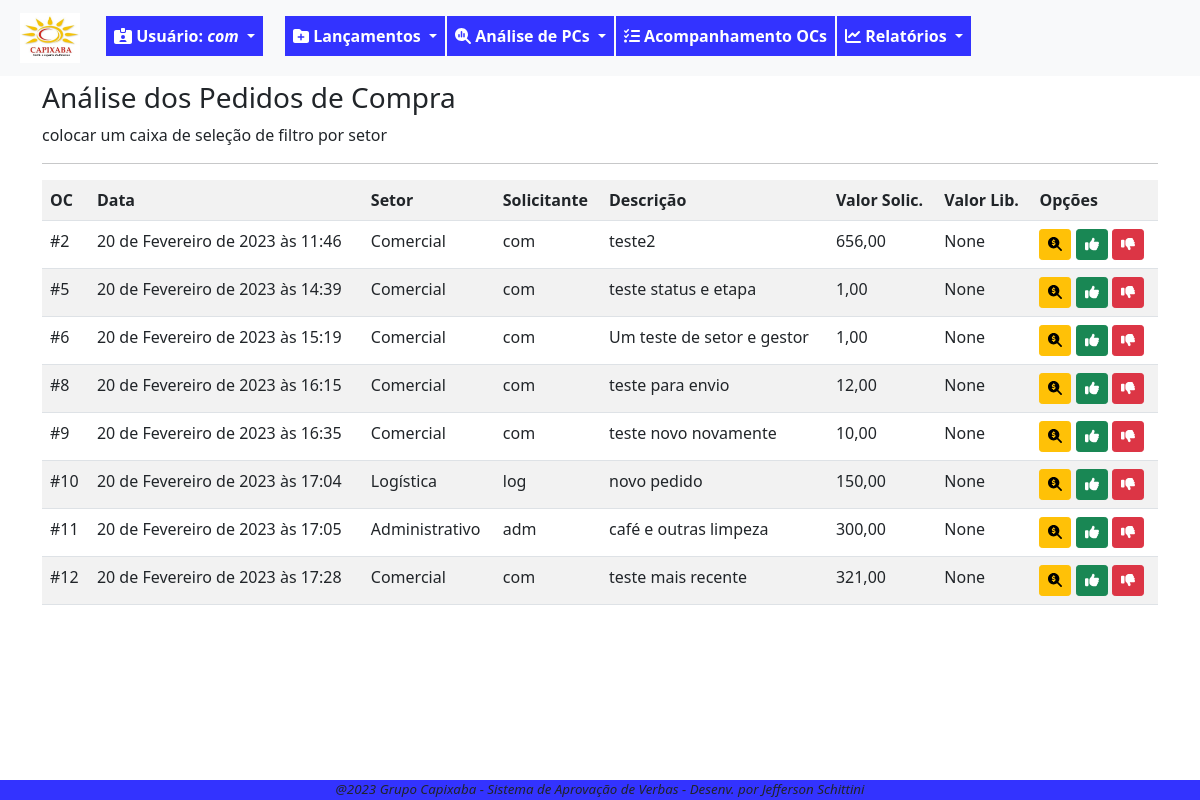
The page /pc/analise/aprova/listar/ (signed in) on the database as committed earlier.
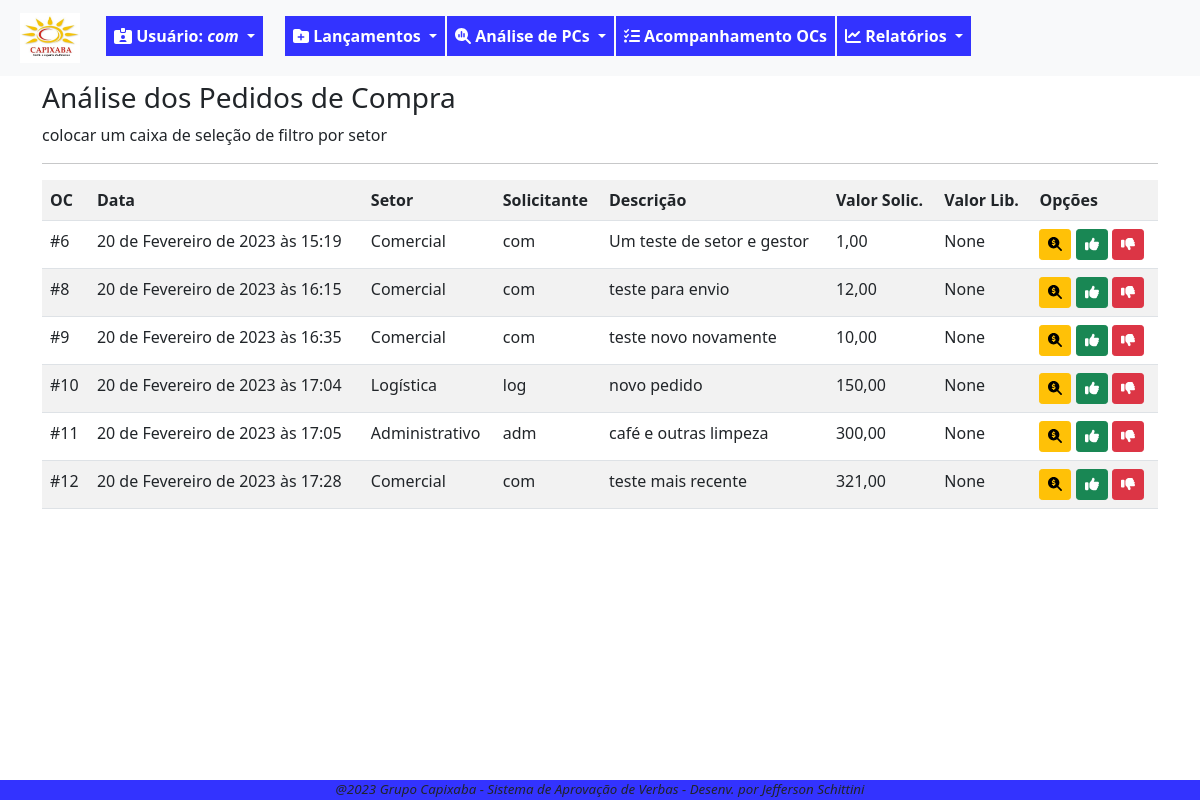
The same page on the database as committed later.
### fluxo/models.py (models this page shows, shortened)
class PedidoCompra(models.Model):
    SOL = '1'
    APR = '2'
    FIS = '3'
    FIN = '4'
    FIM = '9'
    ETAPAS_CHOICES = [
        (SOL,'Solicitação'),
        (APR,'Aprovação'),
        (FIS,'Fiscal'),
        (FIN,'Financeiro'),
        (FIM,'Finalizada'),
    ]
    ABERTA = 'ABE'
    ANALISE = 'ANL'
    LIBERADA = 'LIB'
    NEGADA = 'NEG'
    CANCELADA = 'CAN'
    STATUS_CHOICES = [
        ('ABE','Aberta'),
        ('ANL','Análise'),
        ('LIB','Liberada'),
        ('NEG','Negada'),
        ('CAN','Cancelada'),
    ]
    data_solic = models.DateTimeField(verbose_name='Data da Solicitação', default=timezone.now)
    usuario_log = models.ForeignKey(User, on_delete=models.PROTECT, verbose_name='Usuário') #deixar este usuário, que herda do padrão django
    setor_oc = models.ForeignKey(Setor, on_delete=models.PROTECT, verbose_name='Setor')
    desc_solic = models.CharField(max_length=100, verbose_name='Descrição do pedido')
    motivo_solic = models.TextField(verbose_name='Motivo do pedido', max_length=1000, help_text='Escreva detalhes da solicitação')
    valor_solic = models.DecimalField(max_digits=9, decimal_places=2, verbose_name='Valor Solicitado')
    anexos = models.FileField(upload_to=anexar_em, blank=True, null=True)  # verificar melhor como se configura, inclusive a constante MEDDIA_ROOT
    data_aprov = models.DateTimeField(verbose_name='Aprovação Diretoria', blank=True, null=True)
    motivo_aprov = models.TextField(verbose_name='Motivo Aprovação', blank=True, max_length=1000, help_text='Escreva detalhes da devolutiva')
    valor_aprov = models.DecimalField(verbose_name='Valor Aprovado', max_digits=9, decimal_places=2, blank=True, null=True)
    data_fin = models.DateTimeField(verbose_name='Liberação Financeiro', blank=True, null=True)
    motivo_fin = models.TextField(verbose_name='Motivo Financeiro', max_length=1000, blank=True, help_text='Escreva detalhes da devolutiva')
    data_fis = models.DateTimeField(verbose_name='Liberação Fiscal', blank=True, null=True)
    motivo_fis = models.TextField(verbose_name='Motivo Fiscal', max_length=1000, blank=True, null=True, help_text='Escreva detalhes da devolutiva')
    etapa_oc = models.CharField(verbose_name='Etapa', choices=ETAPAS_CHOICES, max_length=50, default='1')
    status_oc = models.CharField(verbose_name='Status', choices=STATUS_CHOICES, max_length=50, default='ABE')
    data_fim_oc = models.DateTimeField(verbose_name='Data Encerramento', null=True, blank=True)
    """ atriui a uma variável o nome da classe. Isso pode ser usado em um template para identificar a
    classe que está chamando o formulário e condicionar as ações"""

class Setor(models.Model):
    setor_desc = models.CharField(verbose_name='Setor', max_length=100, unique=True)
    gestor_setor = models.ForeignKey(User, on_delete=models.PROTECT, verbose_name='Gestor', blank=True, null=True)
    def __str__(self):
        return self.setor_desc

### fluxo/views.py (the view)
# urls.py: path('pc/analise/aprova/listar/', PCAprovaList.as_view(), name='lista-analise-pc'),
class PCAprovaList(GroupRequiredMixin, LoginRequiredMixin,ListView):
    login_url = reverse_lazy('login')
    group_required = u'Aprovador'
    model = PedidoCompra
    template_name = 'fluxo/listas/lista-analise-pc.html'
    def get_queryset(self):
        self.object_list = PedidoCompra.objects.filter(status_oc='ANL', etapa_oc='2')
        return self.object_list

### fluxo/templates/fluxo/listas/lista-analise-pc.html (shortened to what this page needs)
{% extends 'paginas/base.html' %}
{% load static %}
{% block conteudo %}
<h3 style="margin-top: 5px;">Análise dos Pedidos de Compra</h3>
    <p> colocar um caixa de seleção de filtro por setor</p>
<hr>
<div class="table-responsive">
    <table class="table table-striped">
        <tr>
            <th>OC</th>
            <th>Data</th>
            <th>Setor</th>
            <th>Solicitante</th>
            <th>Descrição</th>
            <th>Valor Solic.</th>
            <th>Valor Lib.</th>
            <th>Opções</th>
        </tr>
        {% for pc in object_list %}
        <tr>
            <td>#{{ pc.pk }}</td>
            <td>{{ pc.data_solic }}</td>
            <td>{{ pc.setor_oc }}</td>
            <td>{{ pc.usuario_log }}</td>
            <td>{{ pc.desc_solic }}</td>
            <td>{{ pc.valor_solic }}</td>
            <td>{{ pc.valor_aprov }}</td>
            <td>
                <a href="{% url 'analise-aprova-pc' pc.pk %}" class="btn btn-warning btn-sm" title="Analisar PC"><i class="fa-solid fa-magnifying-glass-dollar"></i></i></a>
                <a href=" {% url 'envia-aprova-pc' pc.pk %} " class="btn btn-success btn-sm" title="Aprovar PC"><i class="fa-solid fa-thumbs-up"></i></i></a>
                <a href="  " class="btn btn-danger btn-sm" title="Negar ou Retornar PC"><i class="fa-solid fa-thumbs-down"></i></a>
            </td>
        </tr>
        {% empty %}
        <tr>
            <td colspan="7">Pedido de Compra não encontrado.</td>
        </tr>
        {% endfor%}
    </table>
</div>
{% endblock conteudo %}

Rows that differ between the two databases and show on the page:
no longer on this page (row edited): PedidoCompra: pk "2", data_solic "20 de Fevereiro de 2023 às 11:46", setor_oc "Comercial", usuario_log "com", desc_solic "teste2", valor_solic "656,00", valor_aprov "None"
no longer on this page (row edited): PedidoCompra: pk "5", data_solic "20 de Fevereiro de 2023 às 14:39", setor_oc "Comercial", usuario_log "com", desc_solic "teste status e etapa", valor_solic "1,00", valor_aprov "None"
